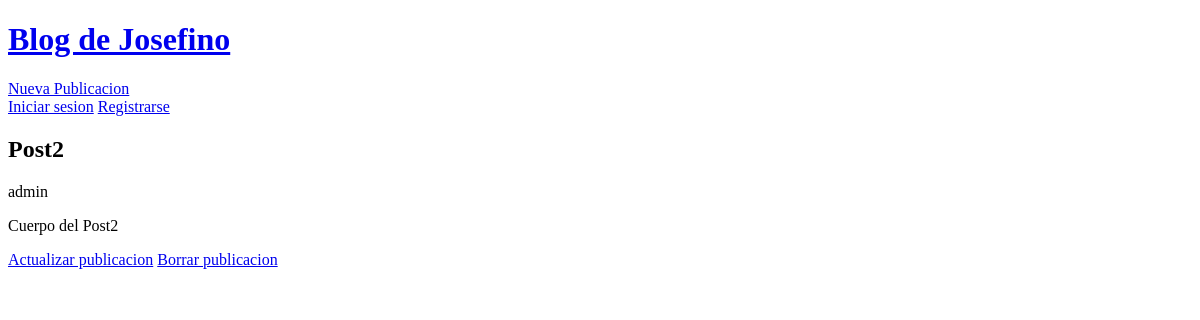
The page /publication/2/ on the database as committed earlier.
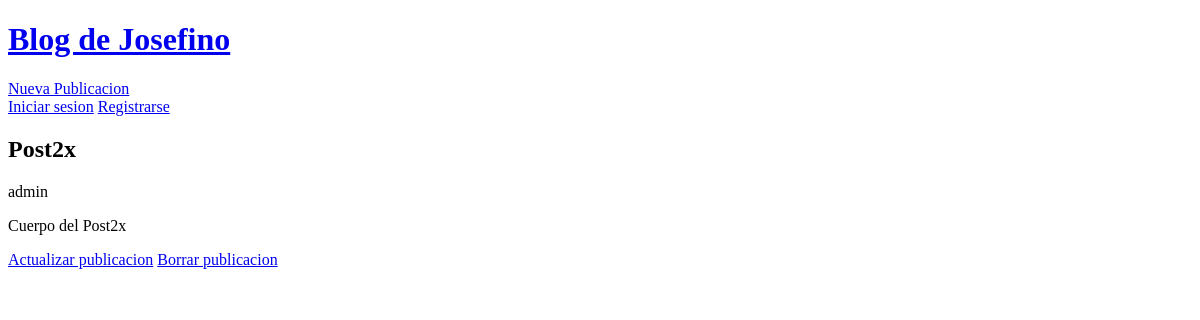
The same page on the database as committed later.
### blog/models.py (models this page shows, shortened)
class Publication(models.Model):
    title = models.CharField(max_length=100)
    body = models.TextField(max_length=1000)
    author= models.ForeignKey('auth.User', on_delete=models.CASCADE)
    date= models.DateTimeField(auto_now_add=True)
    updated = models.DateTimeField(auto_now=True)

### blog/views.py (the view)
# urls.py: path('publication/<int:pk>/', PublicationDetailView.as_view(), name='publication-detail'),
class PublicationDetailView(DetailView):
    model = Publication
    template_name = 'publication-detail.html'

### templates/publication-detail.html
{% extends "_base.html" %}
{% block content %}
    <h2>{{ publication.title }}</h2>
    <p>{{ publication.author }}</p>
    <p>{{ publication.body }}</p>
    <a href="{% url 'publication-update' publication.pk %}">Actualizar publicacion</a>
    <a href="{% url 'publication-delete' publication.pk %}">Borrar publicacion</a>
{% endblock content %}

Rows that differ between the two databases and show on the page:
changed Publication "admin": title "Post2" → "Post2x"; body "Cuerpo del Post2" → "Cuerpo del Post2x"
